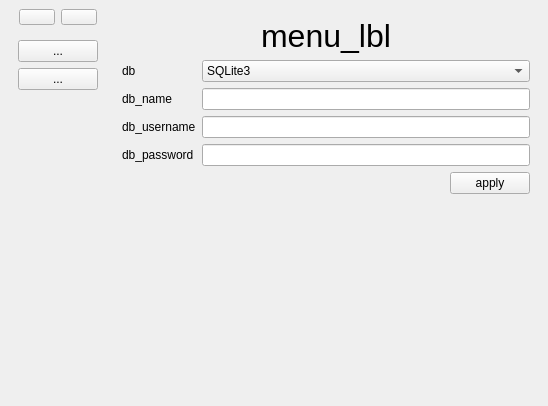
<?xml version="1.0" encoding="UTF-8"?>
<ui version="4.0">
 <class>MainWindow</class>
 <widget class="QMainWindow" name="MainWindow">
  <property name="geometry">
   <rect>
    <x>0</x>
    <y>0</y>
    <width>548</width>
    <height>406</height>
   </rect>
  </property>
  <property name="windowTitle">
   <string>Docs Maker</string>
  </property>
  <widget class="QWidget" name="centralwidget">
   <layout class="QVBoxLayout" name="verticalLayout_5">
    <item>
     <layout class="QHBoxLayout" name="horizontalLayout_3">
      <item>
       <layout class="QVBoxLayout" name="verticalLayout_4">
        <item>
         <layout class="QHBoxLayout" name="horizontalLayout_2">
          <item>
           <widget class="QPushButton" name="main_btn">
            <property name="styleSheet">
             <string notr="true">QPushButton {
	margin-left: 10px;
}</string>
            </property>
            <property name="text">
             <string/>
            </property>
            <property name="icon">
             <iconset resource="../resources/resources.qrc">
              <normaloff>:/icons/icons/home-64-blue.svg</normaloff>:/icons/icons/home-64-blue.svg</iconset>
            </property>
            <property name="iconSize">
             <size>
              <width>36</width>
              <height>36</height>
             </size>
            </property>
           </widget>
          </item>
          <item>
           <widget class="QPushButton" name="menu_btn">
            <property name="styleSheet">
             <string notr="true">QPushButton {
	margin-right: 10px;
}</string>
            </property>
            <property name="text">
             <string/>
            </property>
            <property name="icon">
             <iconset resource="../resources/resources.qrc">
              <normaloff>:/icons/icons/more-horiz-64-blue.svg</normaloff>:/icons/icons/more-horiz-64-blue.svg</iconset>
            </property>
            <property name="iconSize">
             <size>
              <width>36</width>
              <height>36</height>
             </size>
            </property>
           </widget>
          </item>
         </layout>
        </item>
        <item>
         <widget class="QScrollArea" name="scrollArea">
          <property name="sizePolicy">
           <sizepolicy hsizetype="Minimum" vsizetype="Expanding">
            <horstretch>0</horstretch>
            <verstretch>0</verstretch>
           </sizepolicy>
          </property>
          <property name="styleSheet">
           <string notr="true">QScrollArea {
	border: none
}</string>
          </property>
          <property name="verticalScrollBarPolicy">
           <enum>Qt::ScrollBarPolicy::ScrollBarAlwaysOff</enum>
          </property>
          <property name="horizontalScrollBarPolicy">
           <enum>Qt::ScrollBarPolicy::ScrollBarAlwaysOff</enum>
          </property>
          <property name="widgetResizable">
           <bool>true</bool>
          </property>
          <widget class="QWidget" name="scrollAreaWidgetContents">
           <property name="geometry">
            <rect>
             <x>0</x>
             <y>0</y>
             <width>112</width>
             <height>338</height>
            </rect>
           </property>
           <layout class="QVBoxLayout" name="verticalLayout">
            <item>
             <widget class="QPushButton" name="pushButton">
              <property name="text">
               <string>...</string>
              </property>
             </widget>
            </item>
            <item>
             <widget class="QPushButton" name="pushButton_12">
              <property name="text">
               <string>...</string>
              </property>
             </widget>
            </item>
            <item>
             <spacer name="verticalSpacer">
              <property name="orientation">
               <enum>Qt::Orientation::Vertical</enum>
              </property>
              <property name="sizeHint" stdset="0">
               <size>
                <width>20</width>
                <height>40</height>
               </size>
              </property>
             </spacer>
            </item>
           </layout>
          </widget>
         </widget>
        </item>
       </layout>
      </item>
      <item>
       <widget class="QStackedWidget" name="mainStacked_sw">
        <property name="sizePolicy">
         <sizepolicy hsizetype="Expanding" vsizetype="Preferred">
          <horstretch>0</horstretch>
          <verstretch>0</verstretch>
         </sizepolicy>
        </property>
        <property name="font">
         <font>
          <strikeout>false</strikeout>
         </font>
        </property>
        <property name="currentIndex">
         <number>1</number>
        </property>
        <widget class="QWidget" name="mainPage_stPage">
         <layout class="QVBoxLayout" name="verticalLayout_3">
          <item>
           <widget class="QLabel" name="mainWindow_lbl">
            <property name="font">
             <font>
              <pointsize>24</pointsize>
              <strikeout>false</strikeout>
             </font>
            </property>
            <property name="text">
             <string>main</string>
            </property>
            <property name="alignment">
             <set>Qt::AlignmentFlag::AlignCenter</set>
            </property>
           </widget>
          </item>
          <item>
           <spacer name="verticalSpacer_2">
            <property name="orientation">
             <enum>Qt::Orientation::Vertical</enum>
            </property>
            <property name="sizeHint" stdset="0">
             <size>
              <width>20</width>
              <height>40</height>
             </size>
            </property>
           </spacer>
          </item>
          <item>
           <layout class="QHBoxLayout" name="horizontalLayout">
            <item>
             <spacer name="horizontalSpacer">
              <property name="orientation">
               <enum>Qt::Orientation::Horizontal</enum>
              </property>
              <property name="sizeHint" stdset="0">
               <size>
                <width>40</width>
                <height>20</height>
               </size>
              </property>
             </spacer>
            </item>
            <item>
             <widget class="QLabel" name="mWVersion_lbl">
              <property name="text">
               <string>Version</string>
              </property>
             </widget>
            </item>
            <item>
             <widget class="QLabel" name="mWVersionValue_lbl">
              <property name="text">
               <string>0.0.0</string>
              </property>
             </widget>
            </item>
           </layout>
          </item>
         </layout>
        </widget>
        <widget class="QWidget" name="menuPage_stPage">
         <layout class="QVBoxLayout" name="verticalLayout_2">
          <item>
           <widget class="QLabel" name="menu_lbl">
            <property name="font">
             <font>
              <pointsize>24</pointsize>
              <strikeout>false</strikeout>
             </font>
            </property>
            <property name="text">
             <string>menu_lbl</string>
            </property>
            <property name="alignment">
             <set>Qt::AlignmentFlag::AlignCenter</set>
            </property>
           </widget>
          </item>
          <item>
           <layout class="QFormLayout" name="formLayout">
            <item row="0" column="0">
             <widget class="QLabel" name="menuDb_lbl">
              <property name="text">
               <string>db</string>
              </property>
             </widget>
            </item>
            <item row="0" column="1">
             <widget class="QComboBox" name="menuDb_cbx">
              <item>
               <property name="text">
                <string>SQLite3</string>
               </property>
               <property name="icon">
                <iconset resource="../resources/resources.qrc">
                 <normaloff>:/icons/icons/database-64-blue.svg</normaloff>:/icons/icons/database-64-blue.svg</iconset>
               </property>
              </item>
              <item>
               <property name="text">
                <string>PostgreSQL</string>
               </property>
               <property name="icon">
                <iconset resource="../resources/resources.qrc">
                 <normaloff>:/icons/icons/database-64-blue.svg</normaloff>:/icons/icons/database-64-blue.svg</iconset>
               </property>
              </item>
             </widget>
            </item>
            <item row="1" column="0">
             <widget class="QLabel" name="menuDbName_lbl">
              <property name="text">
               <string>db_name</string>
              </property>
             </widget>
            </item>
            <item row="1" column="1">
             <widget class="QLineEdit" name="menuDbName_le"/>
            </item>
            <item row="2" column="0">
             <widget class="QLabel" name="menuDbUsername_lbl">
              <property name="text">
               <string>db_username</string>
              </property>
             </widget>
            </item>
            <item row="2" column="1">
             <widget class="QLineEdit" name="menuDbUsername_le"/>
            </item>
            <item row="3" column="0">
             <widget class="QLabel" name="menuDbPassword_lbl">
              <property name="text">
               <string>db_password</string>
              </property>
             </widget>
            </item>
            <item row="3" column="1">
             <widget class="QLineEdit" name="menuDbPassword_le">
              <property name="echoMode">
               <enum>QLineEdit::EchoMode::Password</enum>
              </property>
             </widget>
            </item>
           </layout>
          </item>
          <item>
           <layout class="QHBoxLayout" name="horizontalLayout_4">
            <item>
             <spacer name="horizontalSpacer_2">
              <property name="orientation">
               <enum>Qt::Orientation::Horizontal</enum>
              </property>
              <property name="sizeHint" stdset="0">
               <size>
                <width>40</width>
                <height>20</height>
               </size>
              </property>
             </spacer>
            </item>
            <item>
             <widget class="QPushButton" name="menuApply_btn">
              <property name="text">
               <string>apply</string>
              </property>
             </widget>
            </item>
           </layout>
          </item>
          <item>
           <spacer name="verticalSpacer_3">
            <property name="orientation">
             <enum>Qt::Orientation::Vertical</enum>
            </property>
            <property name="sizeHint" stdset="0">
             <size>
              <width>20</width>
              <height>40</height>
             </size>
            </property>
           </spacer>
          </item>
         </layout>
        </widget>
       </widget>
      </item>
     </layout>
    </item>
   </layout>
  </widget>
 </widget>
 <resources>
  <include location="../resources/resources.qrc"/>
 </resources>
 <connections/>
</ui>
